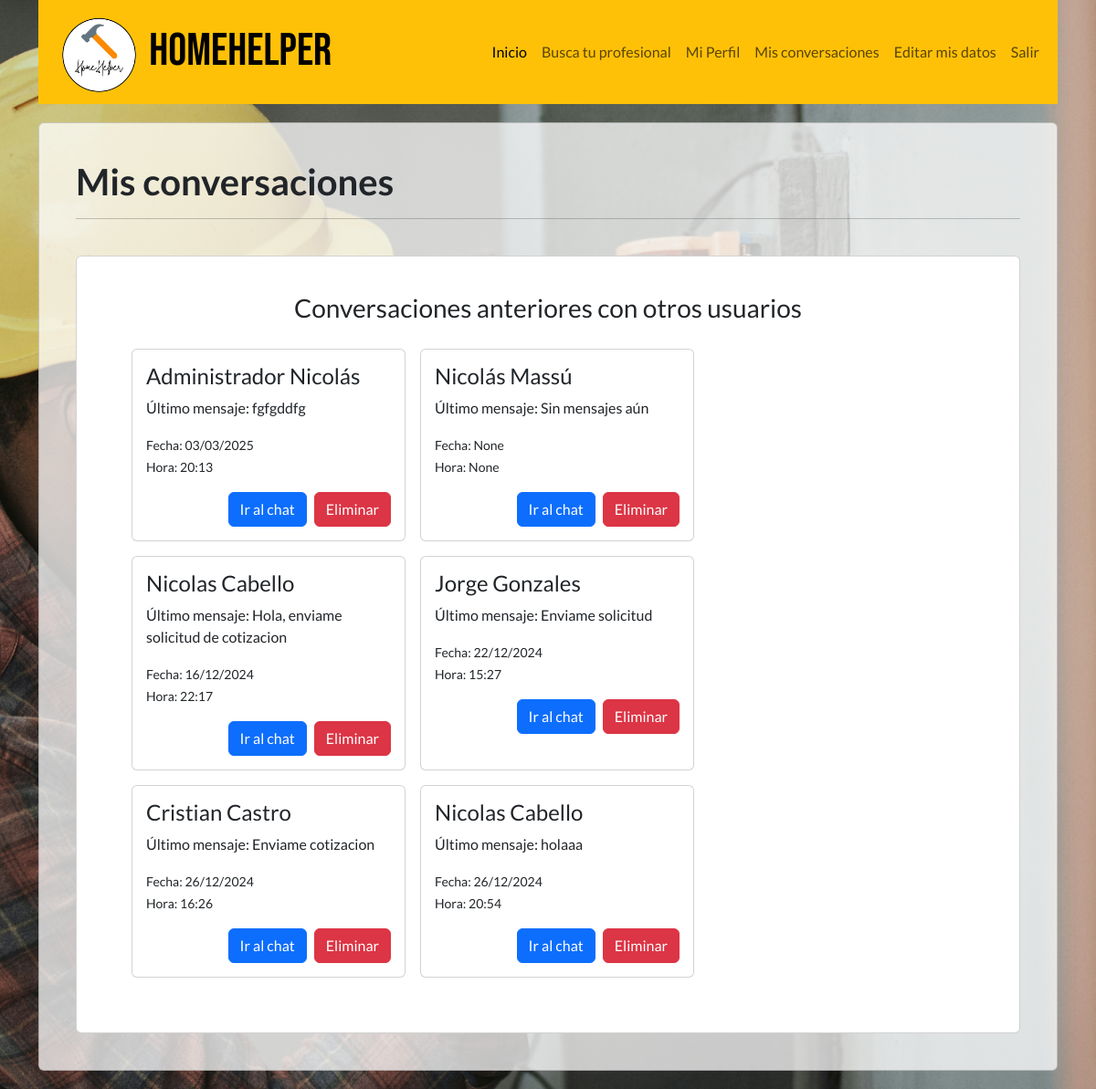
The app's page /chat/ (signed in) with its own data.
### chat/models.py (models this page shows, shortened)
class ChatRoom(models.Model):
    name = models.CharField(max_length=255, unique=True)
    participants = models.ManyToManyField(settings.AUTH_USER_MODEL, related_name="chat_rooms")

class Mensaje(models.Model):
    room = models.ForeignKey(ChatRoom, related_name="mensajes", on_delete=models.CASCADE)
    sender = models.ForeignKey(settings.AUTH_USER_MODEL, on_delete=models.CASCADE)
    content = models.TextField()
    timestamp = models.DateTimeField(auto_now_add=True)

### chat/views.py (the view)
# urls.py: path('', views.chat_list, name='chat_list'),  # Ruta para la lista de chats
@login_required
def chat_list(request):
    chat_rooms = ChatRoom.objects.filter(participants=request.user).prefetch_related('participants', 'mensajes')
    chats = [
        {
            "room": room,
            "other_participant_name": f"{room.participants.exclude(id=request.user.id).first().first_name} "
                                      f"{room.participants.exclude(id=request.user.id).first().last_name}",
            "last_message": room.mensajes.last().content if room.mensajes.exists() else "Sin mensajes aún",
            "last_message_time": localtime(room.mensajes.last().timestamp).strftime('%d/%m/%Y %H:%M') if room.mensajes.exists() else None
        }
        for room in chat_rooms
        if room.participants.exclude(id=request.user.id).exists()
    ]
    return render(request, "chat/chat.html", {"chats": chats})

### core/templates/chat/chat.html (shortened to what this page needs)
{% extends 'core/base.html' %}
{% block content %}
<div class="d-flex" style="min-height: 80vh; flex-direction: column; padding: 20px 0 20px 0;">
    <div class="card mx-auto " style="width: 100%; padding: 0px; background-color: rgba(255, 255, 255, 0.75) ;">
        <div class="card-body" style="padding: 40px;">
            <h1 class="lato-bold">Mis conversaciones</h1>
            <hr>
            <br>
            <div>
                <div class="card" style="width: 100%; padding: 0px;">
                    <div class="card-body" style="padding: 40px;">
                        <h3 style="text-align: center;">Conversaciones anteriores con otros usuarios</h3>
                        <div style="width: 100%; padding: 0px;">
                            <div class="card-body" style="padding: 20px;">
                                <div class="conversations d-flex flex-wrap justify-content-start gap-3" style="max-width: 1000px; margin: auto;">
                                    {% for chat in chats %}
                                    <div class="card" style="flex: 1 1 calc(33.333% - 20px); max-width: calc(33.333% - 20px); min-width: 300px; padding: 15px;">
                                        <h4>{{ chat.other_participant_name }}</h4>
                                        <p>Último mensaje: {{ chat.last_message }}</p>
                                        <p>
                                            <small>
                                                Fecha: {{ chat.last_message_time |slice:":10"}}<br>
                                                Hora: {{ chat.last_message_time|slice:"11:"}}
                                            </small>
                                        </p>
                                        <div class="d-flex justify-content-end gap-2">
                                            <a href="{% url 'chat:chat_room' chat.room.name %}" class="btn btn-primary">Ir al chat</a>
                                            <button class="btn btn-danger delete-chat-btn" data-room-name="{{ chat.room.name }}">Eliminar</button>
                                        </div>
                                    </div>
                                    {% endfor %}
                                </div>
                            </div>
                        </div>
                    </div>
                </div>
            </div>
        </div>
    </div>
</div>
{% endblock %}

### core/static/css/styles.css (style rules this page uses)
* { font-family: Lato, sans-serif; }
body { background-image: url('/static/img/background.jpg'); background-size: cover; background-position: center; background-repeat: no-repeat; color: rgb(255, 255, 255); margin: 0; padding: 0; }
.lato-bold { font-family: "Lato", sans-serif; font-weight: 700; font-style: normal; }

### records on screen
ChatRoom: other_participant_name "Administrador Nicolás", last_message "fgfgddfg", last_message_time "03/03/2025", last_message_time "20:13"
ChatRoom: other_participant_name "Nicolás Massú", last_message "Sin mensajes aún", last_message_time "None"
ChatRoom: other_participant_name "Nicolas Cabello", last_message "Hola, enviame solicitud de cotizacion", last_message_time "16/12/2024", last_message_time "22:17"
ChatRoom: other_participant_name "Jorge Gonzales", last_message "Enviame solicitud", last_message_time "22/12/2024", last_message_time "15:27"
ChatRoom: other_participant_name "Cristian Castro", last_message "Enviame cotizacion", last_message_time "26/12/2024", last_message_time "16:26"
ChatRoom: other_participant_name "Nicolas Cabello", last_message "holaaa", last_message_time "26/12/2024", last_message_time "20:54"
